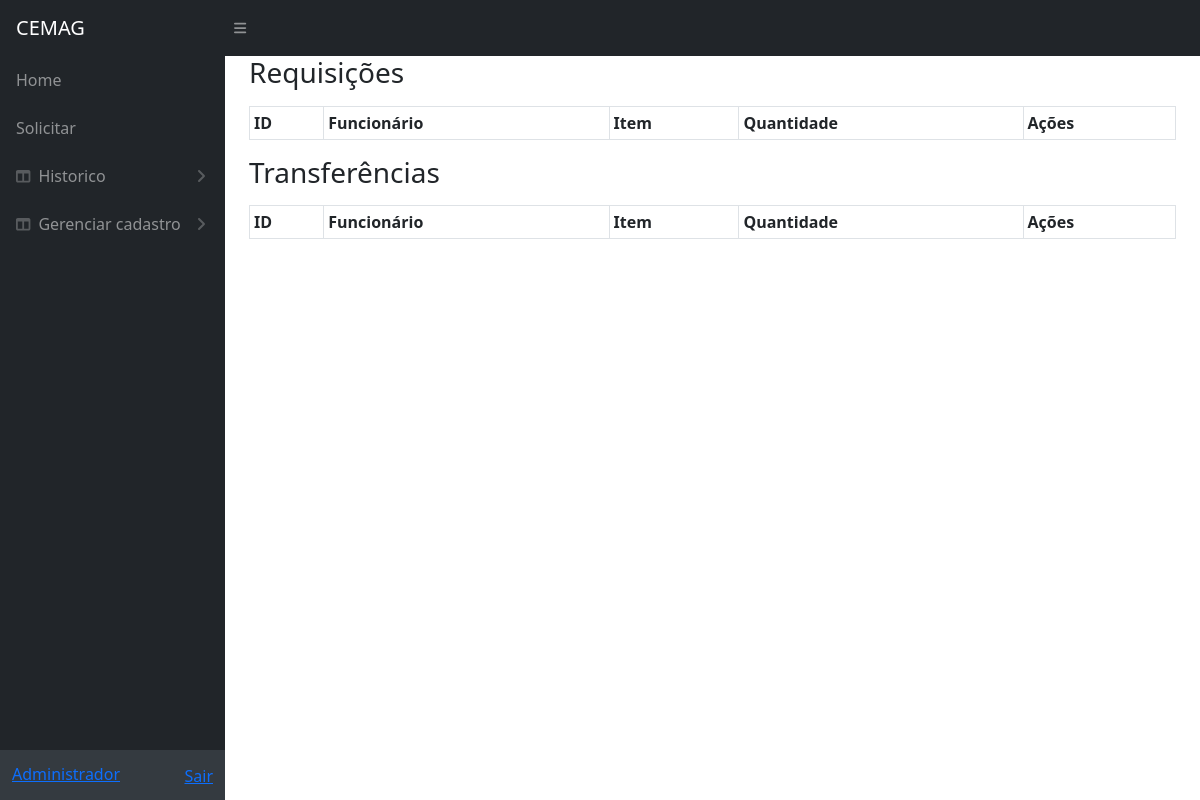
The page /home/solicitacoes/ (signed in) on the database as committed earlier.
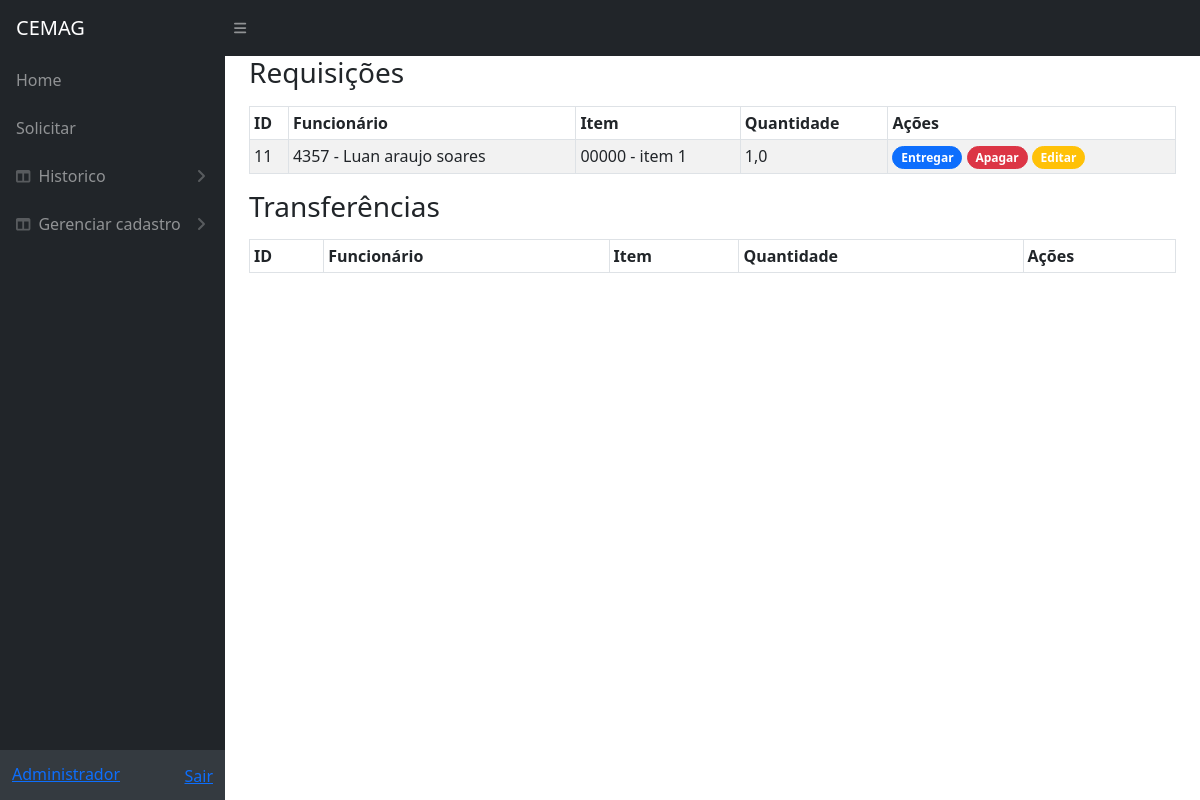
The same page on the database as committed later.
### solicitacao/models.py (models this page shows, shortened)
class SolicitacaoRequisicao(models.Model):
    funcionario = models.ForeignKey(Funcionario, on_delete=models.CASCADE, related_name='requisicao_funcionario')
    cc = models.ForeignKey(Cc, on_delete=models.CASCADE, related_name='requisicao_cc')
    item = models.ForeignKey(ItensSolicitacao, on_delete=models.CASCADE, related_name='requisicao_itens')
    classe_requisicao = models.ForeignKey(ClasseRequisicao, on_delete=models.CASCADE, related_name='requisicao_classe')
    quantidade = models.FloatField()
    obs = models.TextField(blank=True, null=True)
    data_solicitacao = models.DateTimeField(auto_now_add=True)
    entregue_por = models.ForeignKey(Operador, on_delete=models.CASCADE, related_name='requisicao_operador', null=True, blank=True)
    data_entrega = models.DateTimeField(null=True, blank=True)
    rpa = models.TextField(null=True, blank=True)

### cadastro/models.py (models this page shows, shortened)
class Funcionario(models.Model):
    nome = models.CharField(max_length=100)
    matricula = models.CharField(max_length=5, unique=True)
    cc = models.ManyToManyField(Cc, related_name='funcionario_cc')

class ItensSolicitacao(models.Model):
    codigo = models.CharField(max_length=20, unique=True)
    nome = models.CharField(max_length=100)
    classe_requisicao = models.ManyToManyField(ClasseRequisicao)
    unidade = models.CharField(max_length=10)
    def __str__(self):
        return f'{self.codigo} - {self.nome}'

### home/views.py (the view, shortened to what this page needs)
# urls.py: path('solicitacoes/', views.lista_solicitacoes, name='lista_solicitacoes'),
@login_required
def lista_solicitacoes(request):
    requisicoes = SolicitacaoRequisicao.objects.filter(entregue_por=None)
    transferencias = SolicitacaoTransferencia.objects.filter(entregue_por=None)
    operadores_entrega = Operador.objects.all()
    context = {
        "operadores":operadores_entrega,
        "requisicoes": requisicoes,
        "transferencias": transferencias,
    }
    return render(request, "home/lista_solicitacoes.html", context)

### home/templates/home/lista_solicitacoes.html (shortened to what this page needs)
{% extends 'base.html' %}
{% block content %}
<h3 class="mb-3">Requisições</h3>
<table id="requisicoesTable" class="table table-bordered table-striped table-sm mb-3">
    <thead>
        <tr>
            <th>ID</th>
            <th>Funcionário</th>
            <th>Item</th>
            <th>Quantidade</th>
            <th>Ações</th>
        </tr>
    </thead>
    <tbody>
        {% for requisicao in requisicoes %}
        <tr>
            <td>{{ requisicao.id }}</td>
            <td>{{ requisicao.funcionario.matricula }} - {{ requisicao.funcionario.nome }}</td>
            <td title="{{ requisicao.item }}">{{ requisicao.item|truncatechars:30 }}</td>
            <td>{{ requisicao.quantidade }}</td>
            <td>
                <form method="post">
                    <button type="button" class="badge rounded-pill btn btn-sm btn-primary" data-bs-toggle="modal" data-bs-target="#entregaModal"
                        data-solicitacao-id="{{ requisicao.id }}" data-tipo-solicitacao="requisicao">Entregar</button>
                    <button class="badge rounded-pill btn btn-sm btn-danger" type="submit" name="apagar" onclick="return confirm('Tem certeza que deseja apagar esta solicitação?');">Apagar</button>
                    <a type="button" class="badge rounded-pill btn btn-sm btn-warning" href="{% url 'edit_solicitacao' 'requisicao' requisicao.id %}">Editar</a>
                </form>
            </td>
        </tr>
        {% endfor %}
    </tbody>
</table>
<h3 class="mb-3">Transferências</h3>
<table id="transferenciasTable" class="table table-bordered table-striped table-sm mb-3">
    <thead>
        <tr>
            <th>ID</th>
            <th>Funcionário</th>
            <th>Item</th>
            <th>Quantidade</th>
            <th>Ações</th>
        </tr>
    </thead>
</table>
{% endblock %}

### templates/base.html (shortened to what this page needs)
{% load static %}
<!DOCTYPE html>
<html lang="pt">
<head>
    <link href="{% static 'css/styles.css' %}" rel="stylesheet" />
    <link href="{% static 'css/scroll.css' %}" rel="stylesheet" />
    <link rel="stylesheet" type="text/css" href="https://cdn.datatables.net/1.13.4/css/jquery.dataTables.min.css"/>
    <link href="https://cdn.jsdelivr.net/npm/select2@4.1.0-rc.0/dist/css/select2.min.css" rel="stylesheet" />
</head>
<body class="sb-nav-fixed">
    <nav class="sb-topnav navbar navbar-expand navbar-dark bg-dark">
        <a class="navbar-brand ps-3" href="#">CEMAG</a>
        <button class="btn btn-link btn-sm order-1 order-lg-0 me-4 me-lg-0" id="sidebarToggle" href="#!"><i
                class="fas fa-bars"></i></button>
    </nav>
    <div id="layoutSidenav">
        <div id="layoutSidenav_nav">
            <nav class="sb-sidenav accordion sb-sidenav-dark" id="sidenavAccordion">
                <div class="sb-sidenav-menu">
                    <div class="nav">
                        <a class="nav-link" href="/home/solicitacoes">Home</a>
                        <a class="nav-link" href="/solicitacao/criar-solicitacoes">Solicitar</a>
                        <a class="nav-link collapsed" href="#" data-bs-toggle="collapse"
                            data-bs-target="#collapseHistorico" aria-expanded="false" aria-controls="collapseHistorico">
                            <div class="sb-nav-link-icon"><i class="fas fa-columns"></i></div>
                            Historico
                            <div class="sb-sidenav-collapse-arrow"><i class="fas fa-angle-down"></i></div>
                        </a>
                        <a class="nav-link collapsed" href="#" data-bs-toggle="collapse"
                            data-bs-target="#collapseGerCadastro" aria-expanded="false" aria-controls="collapseGerCadastro">
                            <div class="sb-nav-link-icon"><i class="fas fa-columns"></i></div>
                            Gerenciar cadastro
                            <div class="sb-sidenav-collapse-arrow"><i class="fas fa-angle-down"></i></div>
                        </a>
                    </div>
                </div>
                <div class="sb-sidenav-footer">
                    <div class="d-flex justify-content-between">
                        <a href="/admin">Administrador</a>
                        <form method="post" action="{% url 'logout' %}" style="display: inline;">
                            <button type="submit" class="btn btn-link" style="border: none; padding: 0; background: none;">Sair</button>
                        </form>
                    </div>
                </div>
            </nav>
        </div>
        <div id="layoutSidenav_content">
            <main>
                <div class="container-fluid px-4" id="main-content">
                    {% block content %}
                    {% endblock %}
                </div>
            </main>
        </div>
    </div>
</body>
</html>

Rows that differ between the two databases and show on the page:
added SolicitacaoRequisicao: id "11", funcionario.matricula "4357", funcionario.nome "Luan araujo soares", item "00000 - item 1", quantidade "1,0"
